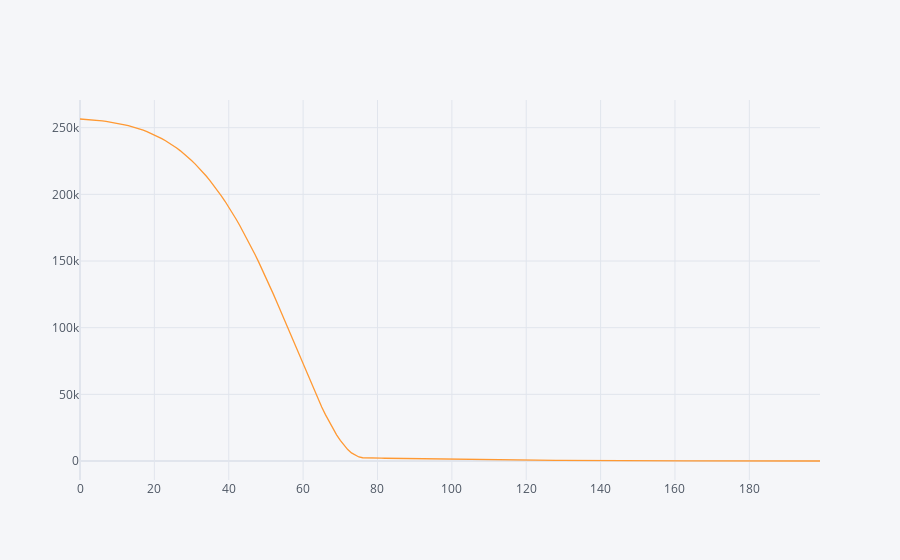

Write notebook code for a chart like this one.
### Code cell
loss_df.iplot()

### Figure 1 — Plotly figure (JSON) as saved in the notebook; plotly's stock layout.template omitted (floating-point values rounded to 4 significant figures; data arrays with more than 128 entries replaced by an {"elided": "..."} marker saying what was removed)
{"data": [{"line": {"color": "rgba(255, 153, 51, 1.0)", "dash": "solid", "shape": "linear", "width": 1.3}, "mode": "lines", "name": "loss", "text": "", "type": "scatter", "x": {"elided": "200 int values"}, "y": {"elided": "200 float values"}}], "layout": {"legend": {"bgcolor": "#F5F6F9", "font": {"color": "#4D5663"}}, "paper_bgcolor": "#F5F6F9", "plot_bgcolor": "#F5F6F9", "title": {"font": {"color": "#4D5663"}}, "xaxis": {"gridcolor": "#E1E5ED", "showgrid": true, "tickfont": {"color": "#4D5663"}, "title": {"font": {"color": "#4D5663"}, "text": ""}, "zerolinecolor": "#E1E5ED"}, "yaxis": {"gridcolor": "#E1E5ED", "showgrid": true, "tickfont": {"color": "#4D5663"}, "title": {"font": {"color": "#4D5663"}, "text": ""}, "zerolinecolor": "#E1E5ED"}}}
